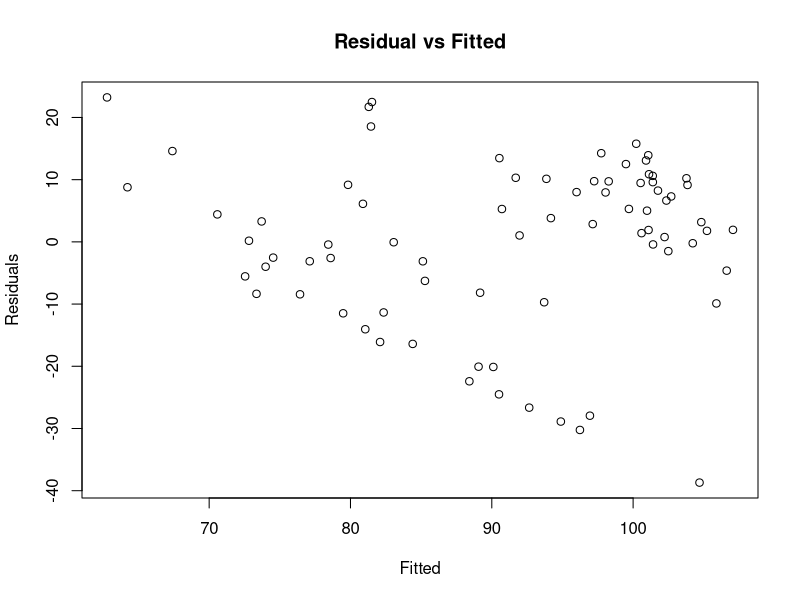
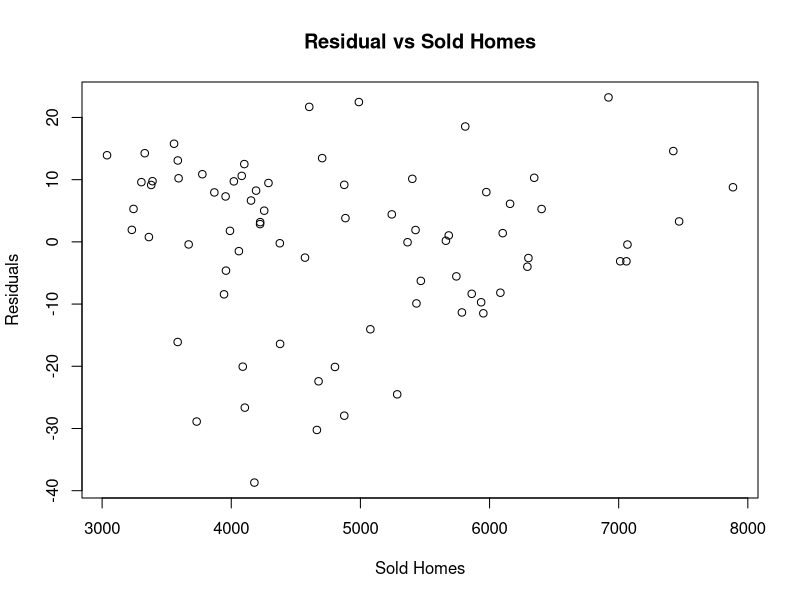
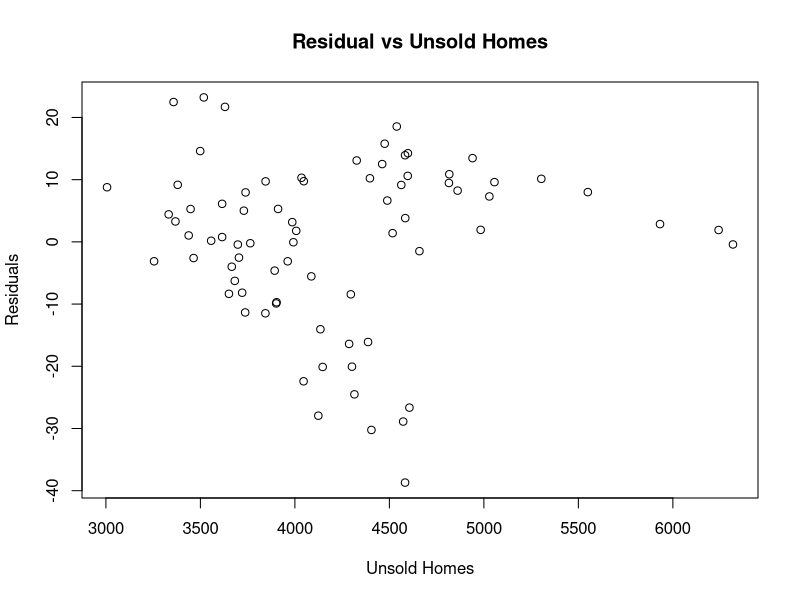
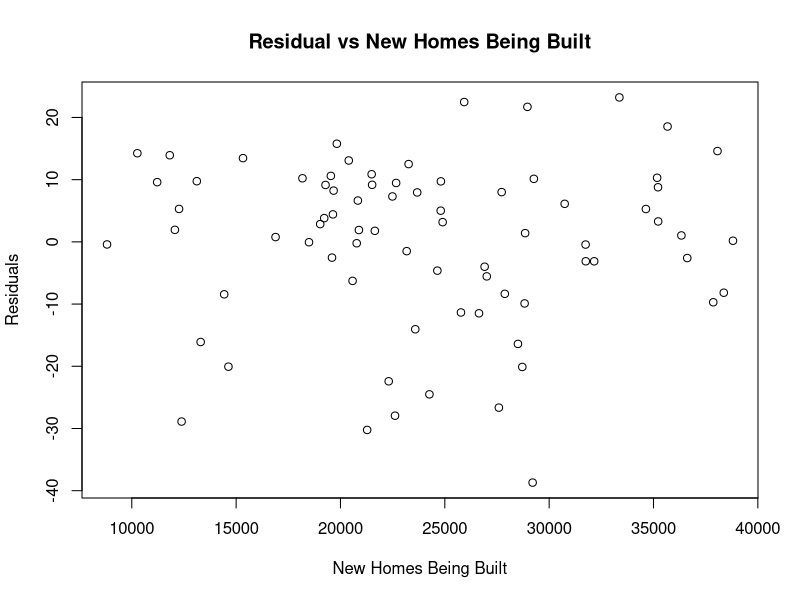
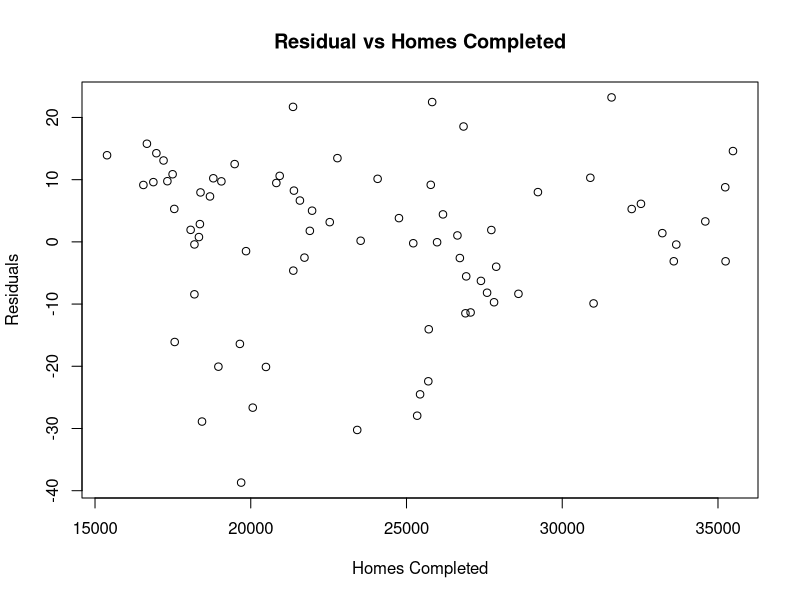
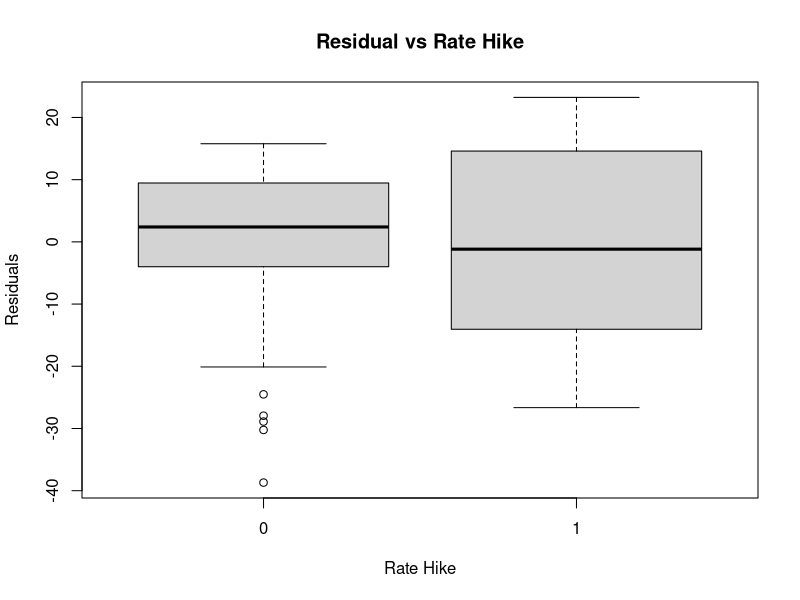
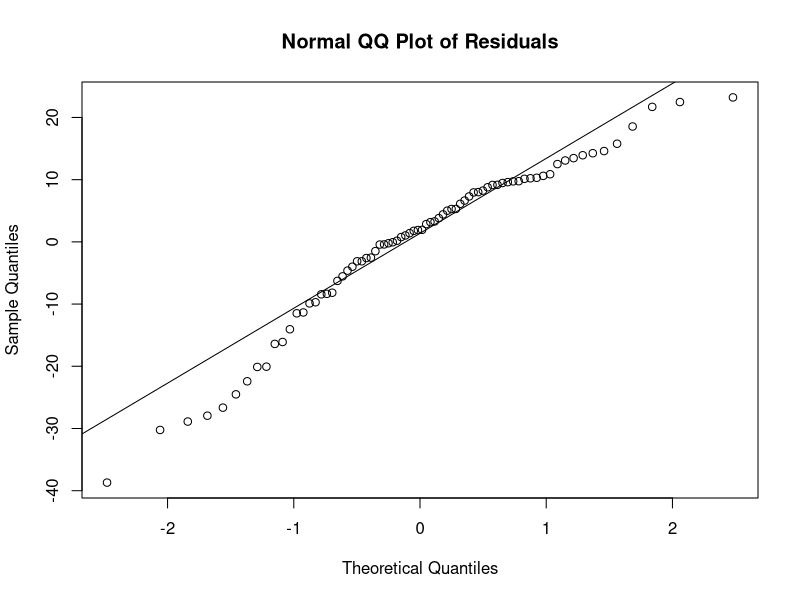

The R source for these figures, in order:
## ---- chunk 1
#| label: fig-data
#| fig-cap: "Data"
#| echo: false
#| warning: false
#| message: false

library(tidyverse)
library(ggplot2)
library(readr)

# Load the dataset into R
data <- read_csv(here::here("data/analysis_data/analysis_data.csv"))
## ---- chunk 2
#| label: fig-model
#| fig-cap: "Multiple Linear Model"
#| echo: false
#| warning: false
#| message: false

# Fit a multiple linear model
model <- lm(Quarterly_Average ~ Detached_Absorption_Quarterly_Avg + 
              Detached_Unabsorbed_Quarterly_Avg + 
              Starting_Detached_Construction + 
              Completed_Construction_Detached + 
              rates, 
            data = data)
# Extract the model intercept
intercept <- round(as.numeric(coef(model)[1]))
# Display Results
summary(model)
## ---- chunk 3
#| label: fig-resid
#| fig-cap: "Residual vs Fitted Values"
#| echo: false
#| warning: false
#| message: false

# Residual and fitted values for the model
y_value <- resid(model)
x_value <- fitted(model)

# Plot the residual vs fitted values
plot(x = x_value, y = y_value, 
     main = "Residual vs Fitted", 
     xlab = "Fitted", 
     ylab = "Residuals")
## ---- chunk 4
#| label: fig-residuals
#| fig-cap: "Residuals vs Each Predictor"
#| echo: false
#| warning: false
#| message: false

# Set up plot layout: 1 row, 3 columns
par(mfrow = c(1, 1))

# Residual vs Sold Homes
plot(x = data$Detached_Absorption_Quarterly_Avg, y = y_value, 
     main = "Residual vs Sold Homes", 
     xlab = "Sold Homes", ylab = "Residuals")

# Residual vs Unsold Homes
plot(x = data$Detached_Unabsorbed_Quarterly_Avg, y = y_value, 
     main = "Residual vs Unsold Homes", 
     xlab = "Unsold Homes", ylab = "Residuals")

# Residual vs New Homes Being Built
plot(x = data$Starting_Detached_Construction, y = y_value, 
     main = "Residual vs New Homes Being Built", 
     xlab = "New Homes Being Built", ylab = "Residuals")

# Residual vs Homes Completed
plot(x = data$Completed_Construction_Detached, y = y_value, 
     main = "Residual vs Homes Completed", 
     xlab = "Homes Completed", ylab = "Residuals")

# Boxplot of Residuals vs Rate Hike
boxplot(y_value ~ data$rates, 
        main = "Residual vs Rate Hike", 
        xlab = "Rate Hike", ylab = "Residuals")
## ---- chunk 5
#| label: fig-qq_plot
#| fig-cap: "QQ Plot"
#| echo: false
#| warning: false
#| message: false

# Create a QQ plot for residuals
qqnorm(resid(model), main = "Normal QQ Plot of Residuals")
qqline(resid(model))
